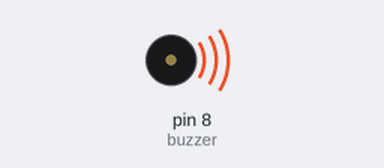
Bench run of a sketch on a simulated Arduino Uno, built with avr-gcc and run on an emulated ATmega328P. On the bench: buzzer (waves = sounding, pin HIGH).

Above: at 0.1 s.
Timing chart, 0 to 1.6 s (numbered marks = the images above):
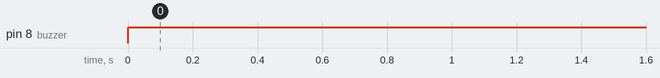

The sketch:

Exemplo_Buzzer.ino
```cpp
// A variável que caracteriza o pino digital conectado ao buzzer
int buzzer = 8;

void setup() {

  pinMode(buzzer, OUTPUT);
}

void loop() {
    // Ao colocar em estado LOW o buzzer emite um som
    // constante como na funcao SETUP(). Dai, em HIGH não é emitido som.
    digitalWrite(buzzer, HIGH);
}
```

Measured:
- by itself, pin 8 (buzzer): LOW → HIGH at 0.00 s
